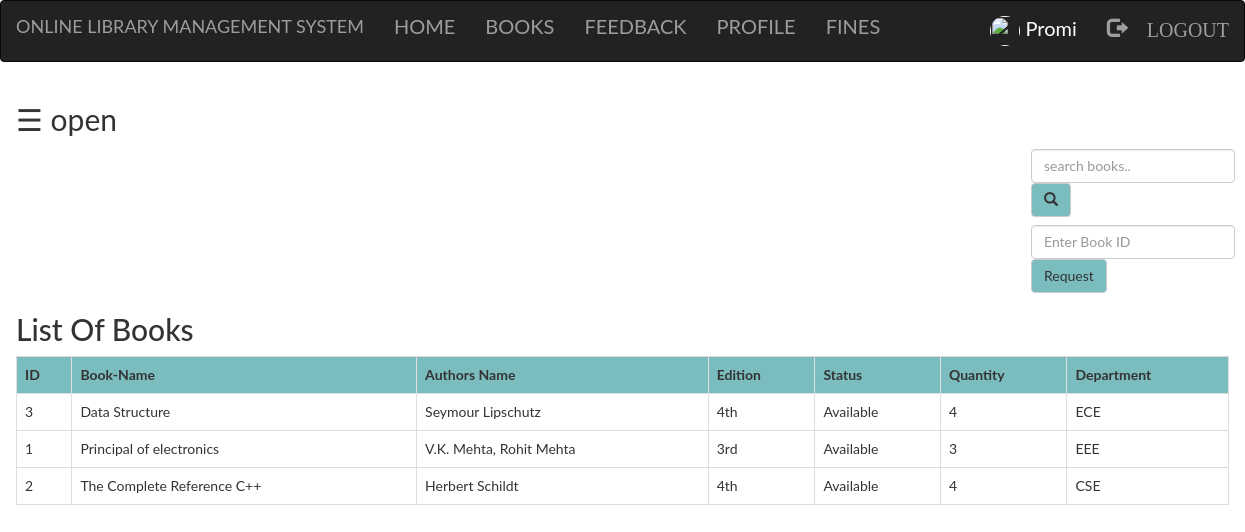
/books.php (signed in), run on the app's committed database.
### tables this page shows
CREATE TABLE IF NOT EXISTS `books` (
  `bid` int(100) NOT NULL,
  `name` varchar(100) NOT NULL,
  `authors` varchar(100) NOT NULL,
  `edition` varchar(100) NOT NULL,
  `status` varchar(100) NOT NULL,
  `quantity` int(100) NOT NULL,
  `department` varchar(100) NOT NULL
);

### books.php (the view, shortened to what this page needs)
<?php
  include "connection.php";
  include "navbar.php";
?>
<!DOCTYPE html>
<html>
<head>
</head>
<body>
<div id="main">
  <span style="font-size:30px;cursor:pointer" onclick="openNav()">&#9776; open</span>
	<div class="srch">
		<form class="navbar-form" method="post" name="form1">
				<input class="form-control" type="text" name="search" placeholder="search books.." required="">
				<button style="background-color: #6db6b9e6;" type="submit" name="submit" class="btn btn-default">
					<span class="glyphicon glyphicon-search"></span>
				</button>
		</form>
	</div>
	<div class="srch">
		<form class="navbar-form" method="post" name="form1">
				<input class="form-control" type="text" name="bid" placeholder="Enter Book ID" required="">
				<button style="background-color: #6db6b9e6;" type="submit" name="submit1" class="btn btn-default">Request
				</button>
		</form>
	</div>
	<h2>List Of Books</h2>
	<?php
		if(isset($_POST['submit']))
		{
			$q=mysqli_query($db,"SELECT * from books where name like '%$_POST[search]%' ");
			if(mysqli_num_rows($q)==0)
			{
				echo "Sorry! No book found. Try searching again.";
			}
			else
			{
		echo "<table class='table table-bordered table-hover' >";
			echo "<tr style='background-color: #6db6b9e6;'>";
				echo "<th>"; echo "ID";	echo "</th>";
				echo "<th>"; echo "Book-Name";  echo "</th>";
				echo "<th>"; echo "Authors Name";  echo "</th>";
				echo "<th>"; echo "Edition";  echo "</th>";
				echo "<th>"; echo "Status";  echo "</th>";
				echo "<th>"; echo "Quantity";  echo "</th>";
				echo "<th>"; echo "Department";  echo "</th>";
			echo "</tr>";
			while($row=mysqli_fetch_assoc($q))
			{
				echo "<tr>";
				echo "<td>"; echo $row['bid']; echo "</td>";
				echo "<td>"; echo $row['name']; echo "</td>";
				echo "<td>"; echo $row['authors']; echo "</td>";
				echo "<td>"; echo $row['edition']; echo "</td>";
				echo "<td>"; echo $row['status']; echo "</td>";
				echo "<td>"; echo $row['quantity']; echo "</td>";
				echo "<td>"; echo $row['department']; echo "</td>";
				echo "</tr>";
			}
		echo "</table>";
			}
		}
		else
		{
			$res=mysqli_query($db,"SELECT * FROM `books` ORDER BY `books`.`name` ASC;");
		echo "<table class='table table-bordered table-hover' >";
			echo "<tr style='background-color: #6db6b9e6;'>";
				echo "<th>"; echo "ID";	echo "</th>";
				echo "<th>"; echo "Book-Name";  echo "</th>";
				echo "<th>"; echo "Authors Name";  echo "</th>";
				echo "<th>"; echo "Edition";  echo "</th>";
				echo "<th>"; echo "Status";  echo "</th>";
				echo "<th>"; echo "Quantity";  echo "</th>";
				echo "<th>"; echo "Department";  echo "</th>";
			echo "</tr>";
			while($row=mysqli_fetch_assoc($res))
			{
				echo "<tr>";
				echo "<td>"; echo $row['bid']; echo "</td>";
				echo "<td>"; echo $row['name']; echo "</td>";
				echo "<td>"; echo $row['authors']; echo "</td>";
				echo "<td>"; echo $row['edition']; echo "</td>";
				echo "<td>"; echo $row['status']; echo "</td>";
				echo "<td>"; echo $row['quantity']; echo "</td>";
				echo "<td>"; echo $row['department']; echo "</td>";
				echo "</tr>";
			}
		echo "</table>";
		}
				?>
</div>
</body>
</html>

### navbar.php (shortened to what this page needs)
<!DOCTYPE html>
<html>
<head>
	  <link rel="stylesheet" type="text/css" href="style.css">
  <link rel="stylesheet" href="bootstrap/css/bootstrap.min.css" >
</head>
<body>
	    <nav class="navbar navbar-inverse">
      <div class="container-fluid">
          <div class="navbar-header">
            <a class="navbar-brand active">ONLINE LIBRARY MANAGEMENT SYSTEM</a>
          </div>
          <ul class="nav navbar-nav">
            <li><a href="index.php">HOME</a></li>
            <li><a href="books.php">BOOKS</a></li>
            <li><a href="feedback.php">FEEDBACK</a></li>
          </ul>
          <?php
            if(isset($_SESSION['login_user']))
            {
          ?>
                <ul class="nav navbar-nav">
                  <li><a href="profile.php">PROFILE</a></li>
                  <li><a href="fine.php">FINES</a></li>
                </ul>
                <ul class="nav navbar-nav navbar-right">
                  <li><a href="">
                    <div style="color: white">
                      <?php
                        echo "<img class='img-circle profile_img' height=30 width=30 src='images/".$_SESSION['pic']."'>";
                        echo " ".$_SESSION['login_user'];
                      ?>
                    </div>
                  </a></li>
                  <li><a href="logout.php"><span class="glyphicon glyphicon-log-out"> LOGOUT</span></a></li>
                </ul>
                <?php
            }
          ?>
      </div>
    </nav>
</body>
</html>

### style.css (style rules this page uses)
html, body, div, span, object, iframe, h1, h2, h3, h4, h5, h6, p, blockquote, pre, abbr, address, cite, code, del, dfn, em, img, ins, kbd, q, samp, small, strong, sub, sup, var, b, i, dl, dt, dd, ol, ul, li, fieldset, form, label, legend, table, caption, tbody, tfoot, thead, tr, th, td, article, aside, canvas, details, figcaption, figure, footer, header, hgroup, menu, nav, section, summary, time, mark, audio, video { margin:0; padding:0; border:0; outline:0; font-size:100%; vertical-align:baseline; background:transparent; }
body { line-height:1; }
article,aside,details,figcaption,figure, footer,header,hgroup,menu,nav,section { display:block; }
nav ul { list-style:none; }
a { margin:0; padding:0; font-size:100%; vertical-align:baseline; background:transparent; }
table { border-collapse:collapse; border-spacing:0; }
input, select { vertical-align:middle; }
li a { color: white; text-decoration: none; font-size: 20px; }
input { height: 25px; width: 300px; }

### books.php (style rules this page uses)
.srch { padding-left: 1000px; }
body { font-family: "Lato", sans-serif; transition: background-color .5s; }
#main { transition: margin-left .5s; padding: 16px; }
.img-circle { margin-left: 20px; }

### data on the page
books: bid "3", name "Data Structure", authors "Seymour Lipschutz", edition "4th", status "Available", quantity "4", department "ECE"
books: bid "1", name "Principal of electronics", authors "V.K. Mehta, Rohit Mehta", edition "3rd", status "Available", quantity "3", department "EEE"
books: bid "2", name "The Complete Reference C++", authors "Herbert Schildt", edition "4th", status "Available", quantity "4", department "CSE"

### other printed values
$_SESSION['login_user'] "Promi"
